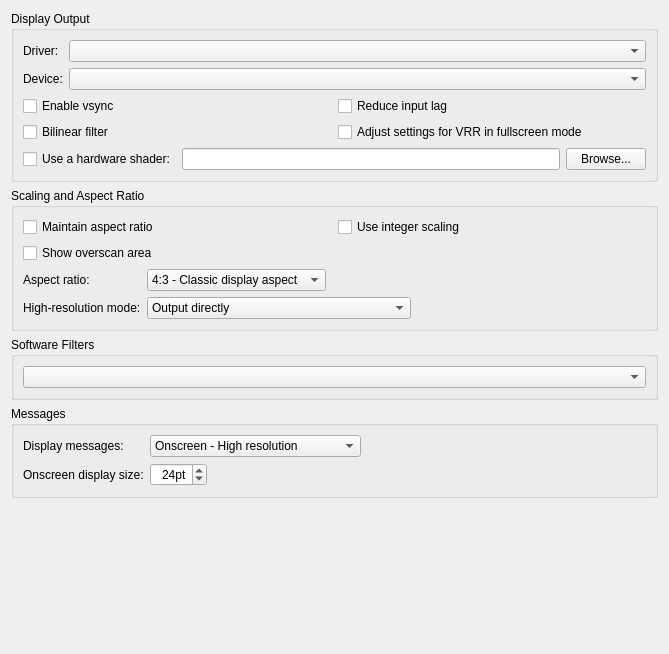
<?xml version="1.0" encoding="UTF-8"?>
<ui version="4.0">
 <class>DisplayPanel</class>
 <widget class="QWidget" name="DisplayPanel">
  <property name="geometry">
   <rect>
    <x>0</x>
    <y>0</y>
    <width>669</width>
    <height>654</height>
   </rect>
  </property>
  <property name="windowTitle">
   <string>Form</string>
  </property>
  <layout class="QVBoxLayout" name="verticalLayout">
   <item>
    <widget class="QGroupBox" name="groupBox">
     <property name="title">
      <string>Display Output</string>
     </property>
     <layout class="QVBoxLayout" name="verticalLayout_2">
      <item>
       <layout class="QGridLayout" name="gridLayout_driver">
        <item row="0" column="0">
         <widget class="QLabel" name="label">
          <property name="text">
           <string>Driver:</string>
          </property>
         </widget>
        </item>
        <item row="1" column="1">
         <widget class="QComboBox" name="comboBox_device">
          <property name="sizePolicy">
           <sizepolicy hsizetype="Expanding" vsizetype="Fixed">
            <horstretch>0</horstretch>
            <verstretch>0</verstretch>
           </sizepolicy>
          </property>
          <property name="toolTip">
           <string>Choose a device to render output. If you have no integrated graphics, there will be only one choice.</string>
          </property>
          <property name="whatsThis">
           <string>&lt;html&gt;&lt;head/&gt;&lt;body&gt;&lt;p&gt;When using &lt;span style=&quot; font-style:italic;&quot;&gt;Vulkan&lt;/span&gt;, this chooses the GPU you wish to render with.&lt;/p&gt;&lt;/body&gt;&lt;/html&gt;</string>
          </property>
         </widget>
        </item>
        <item row="0" column="1">
         <widget class="QComboBox" name="comboBox_driver">
          <property name="sizePolicy">
           <sizepolicy hsizetype="Expanding" vsizetype="Fixed">
            <horstretch>0</horstretch>
            <verstretch>0</verstretch>
           </sizepolicy>
          </property>
          <property name="toolTip">
           <string>Select the output driver.</string>
          </property>
          <property name="whatsThis">
           <string>&lt;html&gt;&lt;head/&gt;&lt;body&gt;&lt;p&gt;Choose one of &lt;span style=&quot; font-style:italic;&quot;&gt;Qt Software, Vulkan, or OpenGL&lt;/span&gt;.&lt;/p&gt;&lt;p&gt;Qt Software will use the CPU to draw the display. Vulkan or OpenGL will use that respective graphics interface to draw the display.&lt;/p&gt;&lt;/body&gt;&lt;/html&gt;</string>
          </property>
         </widget>
        </item>
        <item row="1" column="0">
         <widget class="QLabel" name="label_2">
          <property name="text">
           <string>Device:</string>
          </property>
         </widget>
        </item>
       </layout>
      </item>
      <item>
       <layout class="QGridLayout" name="gridLayout_3">
        <item row="2" column="0">
         <widget class="QCheckBox" name="checkBox_bilinear_filter">
          <property name="toolTip">
           <string>Smooth screen output.</string>
          </property>
          <property name="whatsThis">
           <string>&lt;html&gt;&lt;head/&gt;&lt;body&gt;&lt;p&gt;Turns on a bilinear smoothing filter to smooth out the pixels. This option won't work with a hardware shader enabled.&lt;/p&gt;&lt;/body&gt;&lt;/html&gt;</string>
          </property>
          <property name="text">
           <string>Bilinear filter</string>
          </property>
         </widget>
        </item>
        <item row="1" column="1">
         <widget class="QCheckBox" name="checkBox_reduce_input_lag">
          <property name="toolTip">
           <string>Prevent the display driver from getting too far ahead in order to reduce lag.</string>
          </property>
          <property name="whatsThis">
           <string>&lt;html&gt;&lt;head/&gt;&lt;body&gt;&lt;p&gt;This prevents the GPU from queuing up additional frames in advance, reducing the time it takes for the display to react to your input.&lt;/p&gt;&lt;/body&gt;&lt;/html&gt;</string>
          </property>
          <property name="text">
           <string>Reduce input lag</string>
          </property>
         </widget>
        </item>
        <item row="2" column="1">
         <widget class="QCheckBox" name="checkBox_adjust_for_vrr">
          <property name="toolTip">
           <string>When entering fullscreen mode, temporarily change other settings to use VRR (G-Sync or FreeSync) correctly.</string>
          </property>
          <property name="whatsThis">
           <string>&lt;html&gt;&lt;head/&gt;&lt;body&gt;&lt;p&gt;When entering fullscreen mode, this option temporarily sets a number of other options to values that make variable refresh rate monitors that use FreeSync or GSync smoother.&lt;/p&gt;&lt;p&gt;Enables vsync.&lt;/p&gt;&lt;p&gt;Sets synchronization mode to timer and the frame rate to exactly that of the SNES.&lt;/p&gt;&lt;p&gt;Sets input rate to 32040Hz.&lt;/p&gt;&lt;/body&gt;&lt;/html&gt;</string>
          </property>
          <property name="text">
           <string>Adjust settings for VRR in fullscreen mode</string>
          </property>
         </widget>
        </item>
        <item row="1" column="0">
         <widget class="QCheckBox" name="checkBox_vsync">
          <property name="toolTip">
           <string>Sync the display to vertical retrace to eliminate tearing.</string>
          </property>
          <property name="whatsThis">
           <string>&lt;html&gt;&lt;head/&gt;&lt;body&gt;&lt;p&gt;This option prevents tearing in the output.&lt;/p&gt;&lt;/body&gt;&lt;/html&gt;</string>
          </property>
          <property name="text">
           <string>Enable vsync</string>
          </property>
         </widget>
        </item>
       </layout>
      </item>
      <item>
       <layout class="QHBoxLayout" name="horizontalLayout">
        <item>
         <widget class="QCheckBox" name="checkBox_use_shader">
          <property name="toolTip">
           <string>Use a selected .slangp or .glslp shader file. 
.slangp is supported by Vulkan and OpenGL. 
.glslp is supported by OpenGL.</string>
          </property>
          <property name="whatsThis">
           <string>&lt;html&gt;&lt;head/&gt;&lt;body&gt;&lt;p&gt;Uses a hardware shader with &lt;span style=&quot; font-style:italic;&quot;&gt;Vulkan&lt;/span&gt; or &lt;span style=&quot; font-style:italic;&quot;&gt;OpenGL&lt;/span&gt; drivers. These can be either .glslp or .slangp preset files.&lt;/p&gt;&lt;p&gt;GLSL shaders (.glslp) can be downloaded from:&lt;/p&gt;&lt;p&gt;&lt;a href=&quot;https://github.com/libretro/glsl-shaders&quot;&gt;&lt;span style=&quot; text-decoration: underline; color:#2980b9;&quot;&gt;https://github.com/libretro/glsl-shaders&lt;/span&gt;&lt;/a&gt;&lt;/p&gt;&lt;p&gt;Slang shaders (.slangp) can be downloaded from:&lt;/p&gt;&lt;p&gt;&lt;a href=&quot;https://github.com/libretro/slang-shaders&quot;&gt;&lt;span style=&quot; text-decoration: underline; color:#2980b9;&quot;&gt;https://github.com/libretro/slang-shaders&lt;/span&gt;&lt;/a&gt;&lt;/p&gt;&lt;/body&gt;&lt;/html&gt;</string>
          </property>
          <property name="text">
           <string>Use a hardware shader:</string>
          </property>
         </widget>
        </item>
        <item>
         <widget class="QLineEdit" name="lineEdit_shader">
          <property name="whatsThis">
           <string>&lt;html&gt;&lt;head/&gt;&lt;body&gt;&lt;p&gt;Uses a hardware shader with &lt;span style=&quot; font-style:italic;&quot;&gt;Vulkan&lt;/span&gt; or &lt;span style=&quot; font-style:italic;&quot;&gt;OpenGL&lt;/span&gt; drivers. These can be either .glslp or .slangp preset files.&lt;/p&gt;&lt;p&gt;GLSL shaders (.glslp) can be downloaded from:&lt;/p&gt;&lt;p&gt;&lt;a href=&quot;https://github.com/libretro/glsl-shaders&quot;&gt;&lt;span style=&quot; text-decoration: underline; color:#2980b9;&quot;&gt;https://github.com/libretro/glsl-shaders&lt;/span&gt;&lt;/a&gt;&lt;/p&gt;&lt;p&gt;Slang shaders (.slangp) can be downloaded from:&lt;/p&gt;&lt;p&gt;&lt;a href=&quot;https://github.com/libretro/slang-shaders&quot;&gt;&lt;span style=&quot; text-decoration: underline; color:#2980b9;&quot;&gt;https://github.com/libretro/slang-shaders&lt;/span&gt;&lt;/a&gt;&lt;/p&gt;&lt;/body&gt;&lt;/html&gt;</string>
          </property>
         </widget>
        </item>
        <item>
         <widget class="QPushButton" name="pushButton_browse_shader">
          <property name="whatsThis">
           <string>&lt;html&gt;&lt;head/&gt;&lt;body&gt;&lt;p&gt;Uses a hardware shader with &lt;span style=&quot; font-style:italic;&quot;&gt;Vulkan&lt;/span&gt; or &lt;span style=&quot; font-style:italic;&quot;&gt;OpenGL&lt;/span&gt; drivers. These can be either .glslp or .slangp preset files.&lt;/p&gt;&lt;p&gt;GLSL shaders (.glslp) can be downloaded from:&lt;/p&gt;&lt;p&gt;&lt;a href=&quot;https://github.com/libretro/glsl-shaders&quot;&gt;&lt;span style=&quot; text-decoration: underline; color:#2980b9;&quot;&gt;https://github.com/libretro/glsl-shaders&lt;/span&gt;&lt;/a&gt;&lt;/p&gt;&lt;p&gt;Slang shaders (.slangp) can be downloaded from:&lt;/p&gt;&lt;p&gt;&lt;a href=&quot;https://github.com/libretro/slang-shaders&quot;&gt;&lt;span style=&quot; text-decoration: underline; color:#2980b9;&quot;&gt;https://github.com/libretro/slang-shaders&lt;/span&gt;&lt;/a&gt;&lt;/p&gt;&lt;/body&gt;&lt;/html&gt;</string>
          </property>
          <property name="text">
           <string>Browse...</string>
          </property>
         </widget>
        </item>
       </layout>
      </item>
     </layout>
    </widget>
   </item>
   <item>
    <widget class="QGroupBox" name="groupBox_2">
     <property name="title">
      <string>Scaling and Aspect Ratio</string>
     </property>
     <layout class="QVBoxLayout" name="verticalLayout_3">
      <item>
       <layout class="QGridLayout" name="gridLayout_4">
        <item row="0" column="0">
         <widget class="QCheckBox" name="checkBox_maintain_aspect_ratio">
          <property name="toolTip">
           <string>Keep the screen at the requested proportions for width and height.</string>
          </property>
          <property name="whatsThis">
           <string>&lt;html&gt;&lt;head/&gt;&lt;body&gt;&lt;p&gt;This option keeps the proportions of the emulated display the same no matter how you change the size of the window.&lt;/p&gt;&lt;/body&gt;&lt;/html&gt;</string>
          </property>
          <property name="text">
           <string>Maintain aspect ratio</string>
          </property>
         </widget>
        </item>
        <item row="1" column="0">
         <widget class="QCheckBox" name="checkBox_overscan">
          <property name="toolTip">
           <string>Show the areas on the top and bottom of the screen that are normally black and hidden by the TV. Some games will draw in these areas.</string>
          </property>
          <property name="whatsThis">
           <string>&lt;html&gt;&lt;head/&gt;&lt;body&gt;&lt;p&gt;On classic CRT televisions, some areas of the screen were covered by the bezel, so weren't used often in games. This option allows you to show that area, but it will usually be just black bars.&lt;/p&gt;&lt;/body&gt;&lt;/html&gt;</string>
          </property>
          <property name="text">
           <string>Show overscan area</string>
          </property>
         </widget>
        </item>
        <item row="0" column="1">
         <widget class="QCheckBox" name="checkBox_integer_scaling">
          <property name="toolTip">
           <string>When scaling up, only use integer multiples of the original height.</string>
          </property>
          <property name="whatsThis">
           <string>&lt;html&gt;&lt;head/&gt;&lt;body&gt;&lt;p&gt;This option adapts &lt;span style=&quot; font-style:italic;&quot;&gt;maintain aspect ratio&lt;/span&gt; and scales the image in steps of integral scale, so game pixels are never spread across the borders of screen pixels.&lt;/p&gt;&lt;/body&gt;&lt;/html&gt;</string>
          </property>
          <property name="text">
           <string>Use integer scaling</string>
          </property>
         </widget>
        </item>
       </layout>
      </item>
      <item>
       <layout class="QGridLayout" name="gridLayout_2">
        <item row="1" column="0">
         <widget class="QLabel" name="label_4">
          <property name="text">
           <string>High-resolution mode:</string>
          </property>
         </widget>
        </item>
        <item row="0" column="1">
         <widget class="QComboBox" name="comboBox_aspect_ratio">
          <property name="sizePolicy">
           <sizepolicy hsizetype="Fixed" vsizetype="Fixed">
            <horstretch>0</horstretch>
            <verstretch>0</verstretch>
           </sizepolicy>
          </property>
          <property name="whatsThis">
           <string>&lt;html&gt;&lt;head/&gt;&lt;body&gt;&lt;p&gt;This option affects how &lt;span style=&quot; font-style:italic;&quot;&gt;maintain aspect ratio &lt;/span&gt;works. &lt;/p&gt;&lt;p&gt;&lt;span style=&quot; font-style:italic;&quot;&gt;4:3 &lt;/span&gt;will maintain a ratio where the screen is 1.333 times wider than high.&lt;/p&gt;&lt;p&gt;64:49 presents an idealized ratio where the display output is perfect, but is affected by NTSC compression.&lt;/p&gt;&lt;p&gt;1:1 Means pixels will be square. This will squeeze the image horizontally.&lt;/p&gt;&lt;/body&gt;&lt;/html&gt;</string>
          </property>
          <item>
           <property name="text">
            <string>4:3 - Classic display aspect</string>
           </property>
          </item>
          <item>
           <property name="text">
            <string>64:49 - NTSC aspect</string>
           </property>
          </item>
          <item>
           <property name="text">
            <string>8:7 - Square pixels</string>
           </property>
          </item>
         </widget>
        </item>
        <item row="0" column="0">
         <widget class="QLabel" name="label_3">
          <property name="text">
           <string>Aspect ratio:</string>
          </property>
         </widget>
        </item>
        <item row="1" column="1">
         <widget class="QComboBox" name="comboBox_high_resolution_mode">
          <property name="sizePolicy">
           <sizepolicy hsizetype="Fixed" vsizetype="Fixed">
            <horstretch>0</horstretch>
            <verstretch>0</verstretch>
           </sizepolicy>
          </property>
          <property name="toolTip">
           <string>This affects the rarely used 512-pixels-wide mode used by the SNES.
For games like Kirby 3 and Jurassic Park, choose the &quot;merge fields&quot; option.
For games like Seiken Densetsu 3 and Marvelous, choose the &quot;scale up&quot; option.
Output directly will cause the screen to change between the two modes and look weird.</string>
          </property>
          <property name="whatsThis">
           <string>&lt;html&gt;&lt;head/&gt;&lt;body&gt;&lt;p&gt;This option only affects the SNES's high-resolution, 512 pixel wide mode. Few games use this. &lt;/p&gt;&lt;p&gt;&lt;span style=&quot; font-style:italic;&quot;&gt;Output directly&lt;/span&gt; will use whatever is output directly, but when the game changes modes, the filtering will get sharper or blurrier and may be distracting.&lt;/p&gt;&lt;p&gt;&lt;span style=&quot; font-style:italic;&quot;&gt;Merge fields &lt;/span&gt;will scale the image down and blend the extra pixels together. This is useful in games like Jurassic Park and Kirby's Dreamland 3, which use it for a transparency effect.&lt;/p&gt;&lt;p&gt;&lt;span style=&quot; font-style:italic;&quot;&gt;Scale low resolution &lt;/span&gt;will double the width of low-resolution screens, so when the game switches between modes there isn't any distracting changes in filtering. This is useful when a game uses the high resolution mode often, like Seiken Densetsu 3.&lt;/p&gt;&lt;/body&gt;&lt;/html&gt;</string>
          </property>
          <item>
           <property name="text">
            <string>Output directly</string>
           </property>
          </item>
          <item>
           <property name="text">
            <string>Merge the fields of the high-resolution lines</string>
           </property>
          </item>
          <item>
           <property name="text">
            <string>Scale normal resolution screens up</string>
           </property>
          </item>
         </widget>
        </item>
        <item row="0" column="2">
         <spacer name="horizontalSpacer_2">
          <property name="orientation">
           <enum>Qt::Horizontal</enum>
          </property>
          <property name="sizeHint" stdset="0">
           <size>
            <width>40</width>
            <height>20</height>
           </size>
          </property>
         </spacer>
        </item>
       </layout>
      </item>
     </layout>
    </widget>
   </item>
   <item>
    <widget class="QGroupBox" name="groupBox_3">
     <property name="title">
      <string>Software Filters</string>
     </property>
     <layout class="QVBoxLayout" name="verticalLayout_4">
      <item>
       <widget class="QComboBox" name="comboBox"/>
      </item>
     </layout>
    </widget>
   </item>
   <item>
    <widget class="QGroupBox" name="groupBox_4">
     <property name="title">
      <string>Messages</string>
     </property>
     <layout class="QVBoxLayout" name="verticalLayout_5">
      <item>
       <layout class="QGridLayout" name="gridLayout_5">
        <item row="0" column="0">
         <widget class="QLabel" name="label_5">
          <property name="text">
           <string>Display messages:</string>
          </property>
         </widget>
        </item>
        <item row="0" column="1">
         <widget class="QComboBox" name="comboBox_messages">
          <property name="sizePolicy">
           <sizepolicy hsizetype="Preferred" vsizetype="Fixed">
            <horstretch>0</horstretch>
            <verstretch>0</verstretch>
           </sizepolicy>
          </property>
          <property name="whatsThis">
           <string>&lt;html&gt;&lt;head/&gt;&lt;body&gt;&lt;p&gt;This option determines whether messages show up in the game display:&lt;/p&gt;&lt;p&gt;Onscreen will show a high resolution overlay when using &lt;span style=&quot; font-style:italic;&quot;&gt;Vulkan&lt;/span&gt; or &lt;span style=&quot; font-style:italic;&quot;&gt;OpenGL&lt;/span&gt;.&lt;/p&gt;&lt;p&gt;Inscreen will draw in a pixel font to the ingame display.&lt;/p&gt;&lt;p&gt;Don't display messages will show nothing.&lt;/p&gt;&lt;/body&gt;&lt;/html&gt;</string>
          </property>
          <item>
           <property name="text">
            <string>Onscreen - High resolution</string>
           </property>
          </item>
          <item>
           <property name="text">
            <string>Inside the screen - Low resolution</string>
           </property>
          </item>
          <item>
           <property name="text">
            <string>Don't display messages</string>
           </property>
          </item>
         </widget>
        </item>
        <item row="1" column="1">
         <widget class="QSpinBox" name="spinBox_osd_size">
          <property name="sizePolicy">
           <sizepolicy hsizetype="Fixed" vsizetype="Fixed">
            <horstretch>0</horstretch>
            <verstretch>0</verstretch>
           </sizepolicy>
          </property>
          <property name="whatsThis">
           <string>&lt;html&gt;&lt;head/&gt;&lt;body&gt;&lt;p&gt;This option only affects the size of the font and the icons shown when display messages are set to the &lt;span style=&quot; font-style:italic;&quot;&gt;Onscreen&lt;/span&gt; option.&lt;/p&gt;&lt;/body&gt;&lt;/html&gt;</string>
          </property>
          <property name="alignment">
           <set>Qt::AlignRight|Qt::AlignTrailing|Qt::AlignVCenter</set>
          </property>
          <property name="suffix">
           <string>pt</string>
          </property>
          <property name="minimum">
           <number>8</number>
          </property>
          <property name="maximum">
           <number>256</number>
          </property>
          <property name="value">
           <number>24</number>
          </property>
         </widget>
        </item>
        <item row="1" column="0">
         <widget class="QLabel" name="label_6">
          <property name="text">
           <string>Onscreen display size:</string>
          </property>
         </widget>
        </item>
        <item row="0" column="2">
         <spacer name="horizontalSpacer_3">
          <property name="orientation">
           <enum>Qt::Horizontal</enum>
          </property>
          <property name="sizeHint" stdset="0">
           <size>
            <width>40</width>
            <height>20</height>
           </size>
          </property>
         </spacer>
        </item>
       </layout>
      </item>
     </layout>
    </widget>
   </item>
   <item>
    <spacer name="verticalSpacer">
     <property name="orientation">
      <enum>Qt::Vertical</enum>
     </property>
     <property name="sizeHint" stdset="0">
      <size>
       <width>20</width>
       <height>40</height>
      </size>
     </property>
    </spacer>
   </item>
  </layout>
 </widget>
 <resources/>
 <connections/>
</ui>
